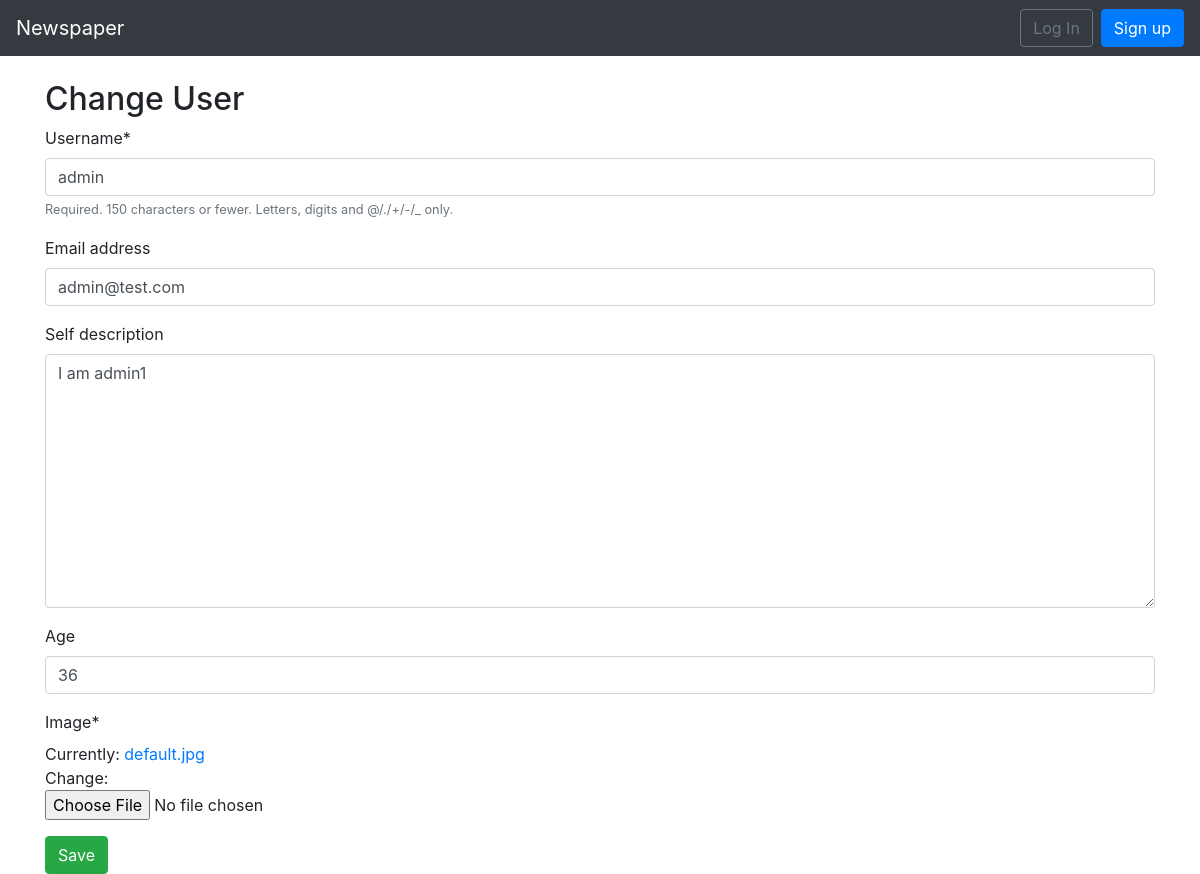
Screenshot of /users/1/change/ with the database file from the repository.
### users/models.py (models this page shows, shortened)
class CustomUser(AbstractUser):
    self_description = models.TextField(blank=True, null=False, default='')
    age = models.PositiveIntegerField(null=True, blank=True)
    image = models.ImageField(default='default.jpg', upload_to='user_images')

### users/views.py (the view, shortened to what this page needs)
# urls.py: path('<int:pk>/change/', ChangeUserView.as_view(), name='change_user'),
class ChangeUserView(UpdateView):
    model = CustomUser
    form_class = CustomUserChangeForm
    success_url = reverse_lazy('home', kwargs={'pk': model.pk}, )
    template_name = 'change.html'

### users/forms.py
class CustomUserChangeForm(UserChangeForm):
    password = None
    class Meta:
        model = CustomUser
        fields = ('username', 'email', 'self_description', 'age', 'image')

### templates/change.html (shortened to what this page needs)
{% extends 'base.html' %}
{% load crispy_forms_tags %}
{% block content %}
<h2>Change User</h2>
<form method='post' enctype="multipart/form-data">
  {{ form|crispy }}
  <button type='submit' class='btn btn-success'>Save</button>
</form>
{% endblock content %}

### rows the page displays
CustomUser: username "admin", email "admin@test.com", self_description "I am admin1", age "36"
